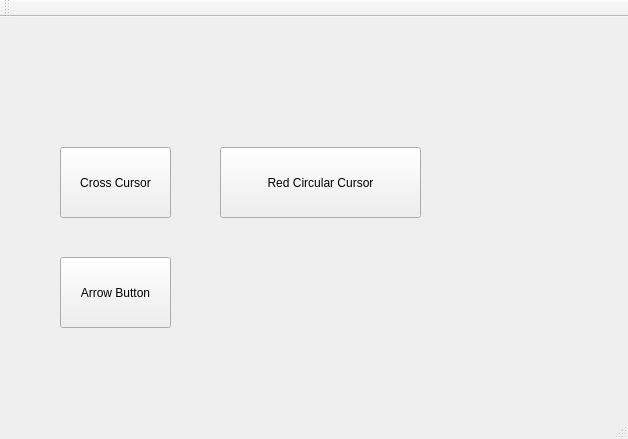
<?xml version="1.0" encoding="UTF-8"?>
<ui version="4.0">
 <class>MainWindow</class>
 <widget class="QMainWindow" name="MainWindow">
  <property name="geometry">
   <rect>
    <x>0</x>
    <y>0</y>
    <width>628</width>
    <height>439</height>
   </rect>
  </property>
  <property name="windowTitle">
   <string>MainWindow</string>
  </property>
  <widget class="QWidget" name="centralWidget">
   <widget class="QPushButton" name="btnCrossCursor">
    <property name="geometry">
     <rect>
      <x>60</x>
      <y>130</y>
      <width>111</width>
      <height>71</height>
     </rect>
    </property>
    <property name="text">
     <string>Cross Cursor</string>
    </property>
   </widget>
   <widget class="QPushButton" name="btnArrowCursor">
    <property name="geometry">
     <rect>
      <x>60</x>
      <y>240</y>
      <width>111</width>
      <height>71</height>
     </rect>
    </property>
    <property name="text">
     <string>Arrow Button</string>
    </property>
   </widget>
   <widget class="QPushButton" name="btnCircularCursor">
    <property name="geometry">
     <rect>
      <x>220</x>
      <y>130</y>
      <width>201</width>
      <height>71</height>
     </rect>
    </property>
    <property name="text">
     <string>Red Circular Cursor</string>
    </property>
   </widget>
  </widget>
  <widget class="QMenuBar" name="menuBar">
   <property name="geometry">
    <rect>
     <x>0</x>
     <y>0</y>
     <width>628</width>
     <height>25</height>
    </rect>
   </property>
  </widget>
  <widget class="QToolBar" name="mainToolBar">
   <attribute name="toolBarArea">
    <enum>TopToolBarArea</enum>
   </attribute>
   <attribute name="toolBarBreak">
    <bool>false</bool>
   </attribute>
  </widget>
  <widget class="QStatusBar" name="statusBar"/>
 </widget>
 <layoutdefault spacing="6" margin="11"/>
 <resources/>
 <connections/>
</ui>
